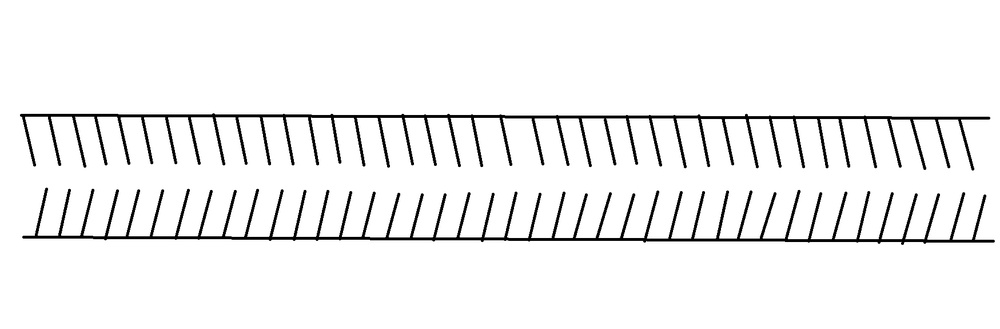
#> input picture data/assets/backgrounds/bg1.jpg, 1000 x 329 px, shrunk from 1749 x 575 before the run; its folder holds only this picture in this run
$ python config_backgrounds.py
#> lines starting #> are read from the running program, lines starting #| are printed output that depends on the picture; after the words box and inside, x2 and y2 are one past the last pixel; in counts of white or black regions, pixels touching at a corner belong together
import cv2
import json
import os
import glob
import numpy as np

# Configurare căi relative
BASE_DIR = os.path.dirname(os.path.dirname(os.path.dirname(os.path.abspath(__file__))))
BG_DIR = os.path.join(BASE_DIR, 'data', 'assets', 'backgrounds')
CONFIG_DIR = os.path.join(BASE_DIR, 'config')
CONFIG_FILE = os.path.join(CONFIG_DIR, 'parking_spots.json')

# Variabile globale
current_points = []
all_configs = {}
ghost_spot = None # Locul care este în curs de clonare/mutare
drag_start = None
active_spots = [] # Lista locală de locuri pentru imaginea curentă

def mouse_callback(event, x, y, flags, param):
    global current_points, ghost_spot, drag_start, active_spots

    # --- CLICK STÂNGA: Adăugare puncte sau mutare clonă ---
    if event == cv2.EVENT_LBUTTONDOWN:
        if ghost_spot is not None:
            drag_start = (x, y)
        elif len(current_points) < 4:
            current_points.append([int(x), int(y)])
            print(f"Punct manual: ({x}, {y})")

    elif event == cv2.EVENT_MOUSEMOVE:
        if ghost_spot is not None and drag_start is not None:
            dx = x - drag_start[0]
            dy = y - drag_start[1]
            ghost_spot = [[p[0] + dx, p[1] + dy] for p in ghost_spot]
            drag_start = (x, y)

    elif event == cv2.EVENT_LBUTTONUP:
        drag_start = None

    # --- CLICK DREAPTA: Ștergere loc de sub cursor ---
    elif event == cv2.EVENT_RBUTTONDOWN:
        index_to_delete = -1
        for i, spot in enumerate(active_spots):
            # Verificăm dacă punctul (x,y) este în interiorul poligonului
            poly = np.array(spot, dtype=np.int32)
            dist = cv2.pointPolygonTest(poly, (x, y), False)
            if dist >= 0: # 0 sau pozitiv înseamnă în interior sau pe margine
                index_to_delete = i
                break

        if index_to_delete != -1:
            active_spots.pop(index_to_delete)
            print(f"Locul {index_to_delete + 1} a fost șters.")

def main():
    global current_points, all_configs, ghost_spot, active_spots

    os.makedirs(CONFIG_DIR, exist_ok=True)
    if os.path.exists(CONFIG_FILE):
        with open(CONFIG_FILE, 'r', encoding='utf-8') as f:
            all_configs = json.load(f)

    image_paths = []
    for ext in ['*.jpg', '*.jpeg', '*.png']:
        image_paths.extend(glob.glob(os.path.join(BG_DIR, ext)))

    if not image_paths:
        print("Eroare: Nu am găsit imagini în folderul data/assets/backgrounds!")
        return

    print("\n" + "="*60)
    print("INSTRUCȚIUNI:")
    print(" --- ADAUGARE ---")
    print(" 1. Click Stânga (4x): Trasează loc nou manual -> 'S' pt salvare.")
    print(" 2. 'D': Clonează ultimul loc salvat -> mută cu mouse-ul -> 'S'.")
    print(" --- ȘTERGERE & CORECȚIE ---")
    print(" 1. Click Dreapta: Șterge locul de sub cursor (cel verde).")
    print(" 2. 'Z': Undo (Șterge ultimul loc salvat).")
    print(" 3. 'C': Anulează selecția curentă sau clona albastră.")
    print("-" * 60)
    print(" N - Următoarea imagine | Q - Salvează tot și Ieși")
    print("="*60 + "\n")

    for img_path in image_paths:
        filename = os.path.basename(img_path)
        img = cv2.imread(img_path)
#> img is the input picture: shape (329, 1000, 3); min 0, max 255, mean 241.8
        if img is None: continue

        active_spots = all_configs.get(filename, [])
        cv2.namedWindow("Configurator SMARTPark", cv2.WINDOW_NORMAL)
        cv2.setMouseCallback("Configurator SMARTPark", mouse_callback)

        while True:
            display = img.copy()

            # 1. Desenăm locurile deja salvate
            for s in active_spots:
                pts = np.array(s, np.int32).reshape((-1, 1, 2))
                cv2.polylines(display, [pts], True, (0, 255, 0), 2)

            # 2. Desenăm selecția manuală în curs\
            for pt in current_points:
                cv2.circle(display, tuple(pt), 4, (0, 0, 255), -1)

            if len(current_points) > 0 and len(current_points) < 4 and ghost_spot is None:
                cv2.putText(display, f"Manual: {len(current_points)}/4 puncte", (20, 100),
                            cv2.FONT_HERSHEY_SIMPLEX, 0.6, (0, 0, 255), 2)

            if len(current_points) == 4:
                pts = np.array(current_points, np.int32).reshape((-1, 1, 2))
                cv2.polylines(display, [pts], True, (0, 0, 255), 2)
                cv2.putText(display, "Apasă 'S' pt salvare", (20, 100),
                            cv2.FONT_HERSHEY_SIMPLEX, 0.6, (0, 0, 255), 2)

            # 3. Desenăm Clona
            if ghost_spot is not None:
                pts = np.array(ghost_spot, np.int32).reshape((-1, 1, 2))
                cv2.polylines(display, [pts], True, (255, 255, 0), 2)
                cv2.putText(display, "Mod Clonare: Muta si apasa 'S' (sau 'C' pt renuntare)", (20, 100),
                            cv2.FONT_HERSHEY_SIMPLEX, 0.6, (255, 255, 0), 2)

            # Statistici și Info
            cv2.putText(display, f"Imagine: {filename} | Locuri: {len(active_spots)}", (20, 40),
                        cv2.FONT_HERSHEY_SIMPLEX, 0.7, (255, 255, 255), 2)
            cv2.putText(display, "Click Dreapta pe loc pt stergerere | 'Z' pt Undo", (20, 70),
                        cv2.FONT_HERSHEY_SIMPLEX, 0.5, (200, 200, 200), 1)
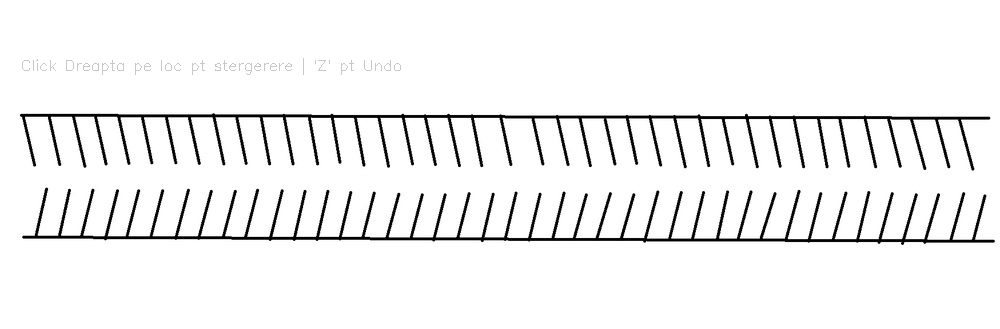
#> display: shape (329, 1000, 3); 0.23% of pixels changed, all inside (x1, y1, x2, y2) = (22, 58, 401, 75)

            cv2.imshow("Configurator SMARTPark", display)
            key = cv2.waitKey(10) & 0xFF
#> (key q is pressed here)

            # S - Salvează
            if key == ord('s') or key == ord('S'):
                if ghost_spot is not None:
                    active_spots.append(list(ghost_spot))
                    print(f"Loc clonat salvat. Total: {len(active_spots)}")
                elif len(current_points) == 4:
                    active_spots.append(list(current_points))
                    current_points = []
                    print(f"Loc manual salvat. Total: {len(active_spots)}")

            # D - Duplicate
            elif key == ord('d') or key == ord('D'):
                if active_spots:
                    ghost_spot = [list(p) for p in active_spots[-1]]
                    current_points = []
                    # Mic offset
                    ghost_spot = [[p[0] + 10, p[1] + 10] for p in ghost_spot]
                else:
                    print("Eroare: Nu exista locuri de clonat.")

            # Z - Undo
            elif key == ord('z') or key == ord('Z'):
                if active_spots:
                    active_spots.pop()
                    print("Ultimul loc a fost eliminat (Undo).")

            # C - Clear / Cancel
            elif key == ord('c') or key == ord('C'):
                current_points = []
                ghost_spot = None
                print("Selecție curentă anulată.")

            # Sageti pt mutare fina
            if ghost_spot is not None:
                if key == 82 or key == 0:   ghost_spot = [[p[0], p[1]-1] for p in ghost_spot]
                elif key == 84 or key == 1: ghost_spot = [[p[0], p[1]+1] for p in ghost_spot]
                elif key == 81 or key == 2: ghost_spot = [[p[0]-1, p[1]] for p in ghost_spot]
                elif key == 83 or key == 3: ghost_spot = [[p[0]+1, p[1]] for p in ghost_spot]

            # N - Next Image
            elif key == ord('n') or key == ord('N'):
                all_configs[filename] = active_spots
                ghost_spot = None
                current_points = []
                break

            # Q - Save and Quit
            elif key == ord('q') or key == ord('Q'):
                all_configs[filename] = active_spots
                with open(CONFIG_FILE, 'w', encoding='utf-8') as f:
                    json.dump(all_configs, f, indent=4)
                print(f"Configurație salvată în {CONFIG_FILE}")
                cv2.destroyAllWindows()
                return

    cv2.destroyAllWindows()

if __name__ == "__main__":
    main()
